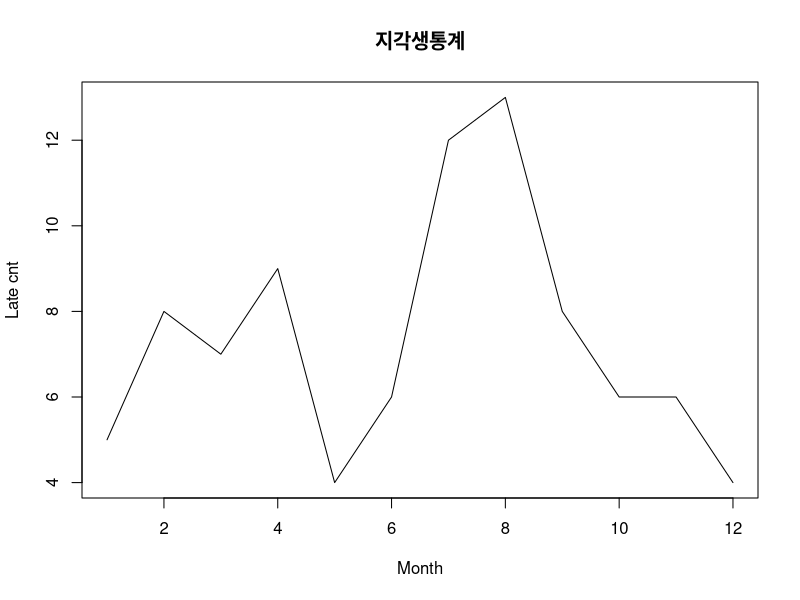

The R script that drew this image:
month= 1:12
late = c(5,8,7,9,4,6,12,13,8,6,6,4)
plot(month,late,main='지각생통계',type='l',lty=1,lwd=1,xlab='Month',ylab='Late cnt')
